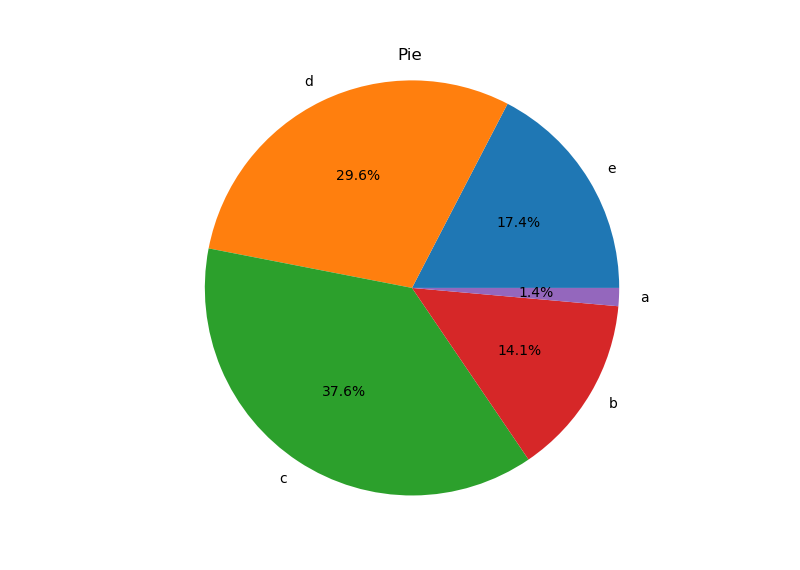

Reproduce this figure in Python.
import pandas as pd
import matplotlib.pyplot as plt

# Read the CSV file into a DataFrame
df = pd.read_csv('myfile.csv')

# Extract data from columns A and B
categories = df['A']
quantities = df['B']

# Create a pie chart
plt.figure(figsize=(8, 8))
plt.pie(quantities, labels=categories, autopct='%1.1f%%')
plt.title('Pie')
plt.axis('equal')  # Equal aspect ratio ensures that pie is drawn as a circle.

# Show the pie chart
plt.show()
